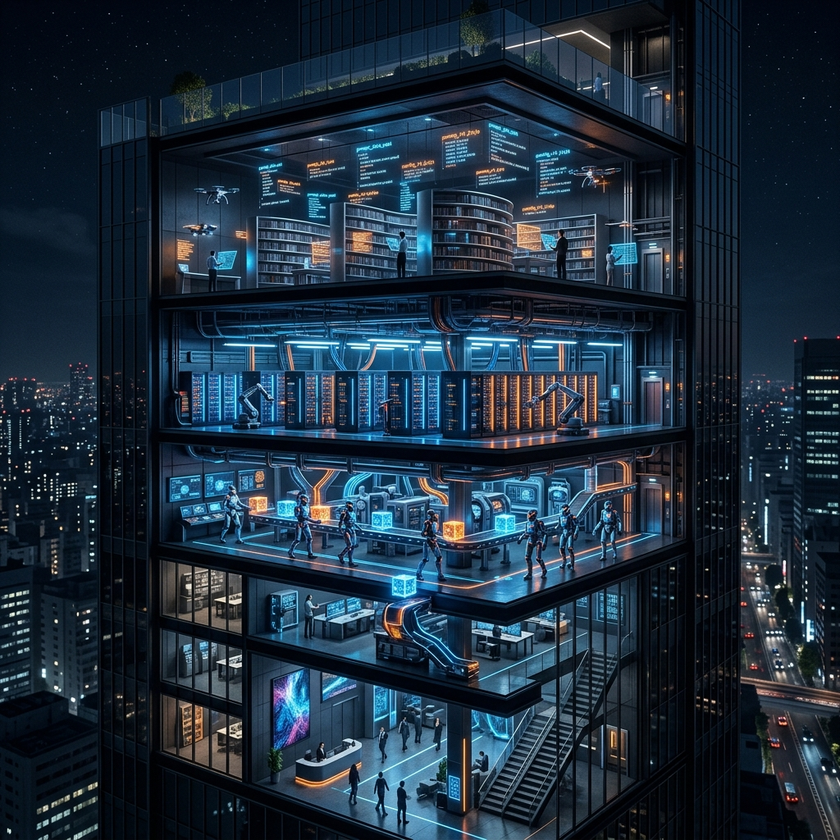
#> input picture packages/website/content/en/study/P_career/images/P/ai-startup-codebase-anatomy-hero.png, 840 x 840 px, shrunk from 1024 x 1024 before the run; its folder holds only this picture in this run
$ python vision_engine_pro.py ../../../packages/website/content/en/study/P_career/images/P/ai-startup-codebase-anatomy-hero.png out
#> lines starting #> are read from the running program, lines starting #| are printed output that depends on the picture
import os
import sys
import argparse
from PIL import Image

class VisionEnginePro:
    """
    Unified Image Processing Engine for 0xHenry's Blogging Pipeline.
    Handles watermark removal, smart cropping, and padding.
    """

    # Patterns for common AI watermarks (normalized to 1920x1080)
    GEMINI_BOTTOM_BAR_PX = 80
    NOTEBOOKLM_LOGO_REGION = (0.85, 0.85, 1.0, 1.0) # Bottom-right 15%

    def __init__(self, high_quality=True):
#> in process_file, img is the input picture: PIL image 840x840 RGB; mean R, G, B 29.5, 45.9, 61
        self.quality = 95 if high_quality else 85

    def clean_watermark(self, img, mode='unified'):
        """
        Crops out known watermark regions.
        """
#> called with mode = 'blog'
        width, height = img.size
#> width = 840; height = 840

        if mode == 'gemini':
            # Gemini typically has a bar at the bottom
            return img.crop((0, 0, width, height - self.GEMINI_BOTTOM_BAR_PX))

        elif mode == 'notebooklm':
            # NotebookLM has a logo at bottom right.
            # Often safer to crop a small slice off bottom and right
            return img.crop((0, 0, int(width * 0.98), int(height * 0.96)))

        elif mode == 'unified' or mode == 'blog':
            # Standard 'blog' crop: Remove bottom 8% and right 2% to kill most watermarks
            new_width = int(width * 0.98)
#> new_width = 823
            new_height = int(height * 0.92)
#> new_height = 772
            return img.crop((0, 0, new_width, new_height))
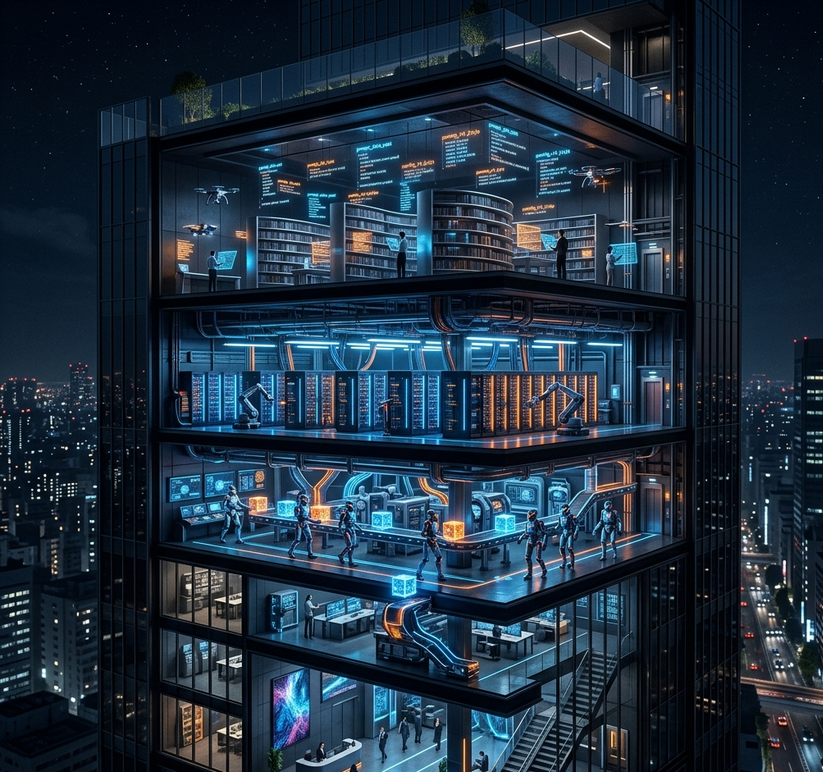
#> returned value: PIL image 823x772 RGB; mean R, G, B 30.2, 47.2, 62.8

        return img

    def add_padding(self, img, padding_px=40, color=(255, 255, 255)):
        """
        Adds a white margin around the cropped image for a premium look.
        """
#> called with padding_px = 40, color = (255, 255, 255)
        width, height = img.size
#> width = 823; height = 772
        new_width = width + (padding_px * 2)
#> new_width = 903
        new_height = height + (padding_px * 2)
#> new_height = 852

        new_img = Image.new("RGB", (new_width, new_height), color)
#> new_img: PIL image 903x852 RGB; every value is 255
        new_img.paste(img, (padding_px, padding_px))
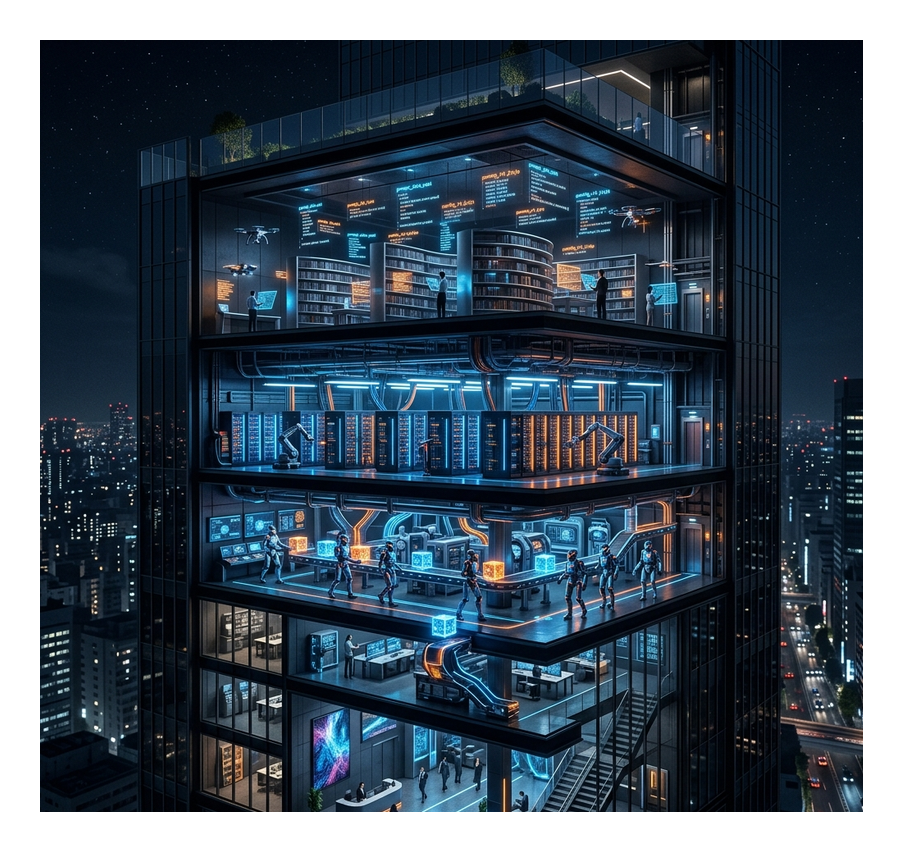
#> new_img: PIL image 903x852 RGB; mean R, G, B 69.4, 83.4, 96.3
        return new_img

    def process_file(self, input_path, output_path, mode='blog', padding=40):
        try:
            with Image.open(input_path) as img:
                # 1. Convert to RGB to avoid issues with specialized formats
                if img.mode in ("RGBA", "P"):
                    img = img.convert("RGB")

                # 2. Crop Watermarks
                cleaned = self.clean_watermark(img, mode=mode)

                # 3. Add Padding
                final = self.add_padding(cleaned, padding_px=padding)

                # 4. Save
                os.makedirs(os.path.dirname(output_path), exist_ok=True)
                final.save(output_path, "JPEG", quality=self.quality, subsampling=0)
                print(f"✅ Success: {os.path.basename(output_path)} processed.")
                return True
        except Exception as e:
            print(f"❌ Error: {str(e)}")
            return False

def main():
    parser = argparse.ArgumentParser(description="Vision Engine Pro: Advanced Image Cleaner")
    parser.add_argument("input", help="Input file or directory")
    parser.add_argument("output", help="Output file or directory")
    parser.add_argument("--mode", default="blog", help="Cleaning mode: blog, gemini, notebooklm")
    parser.add_argument("--padding", type=int, default=40, help="Pixels of white padding to add")

    args = parser.parse_args()

    engine = VisionEnginePro()

    if os.path.isfile(args.input):
        engine.process_file(args.input, args.output, mode=args.mode, padding=args.padding)
    elif os.path.isdir(args.input):
        for f in os.listdir(args.input):
            if f.lower().endswith(('.png', '.jpg', '.jpeg', '.webp')):
                inp = os.path.join(args.input, f)
                # Save as jpg in the output dir
                out = os.path.join(args.output, os.path.splitext(f)[0] + ".jpg")
                engine.process_file(inp, out, mode=args.mode, padding=args.padding)

if __name__ == "__main__":
    main()

$ run again, on packages/website/content/en/study/P_career/images/P/career-strategy-beyond-coding-hero.png
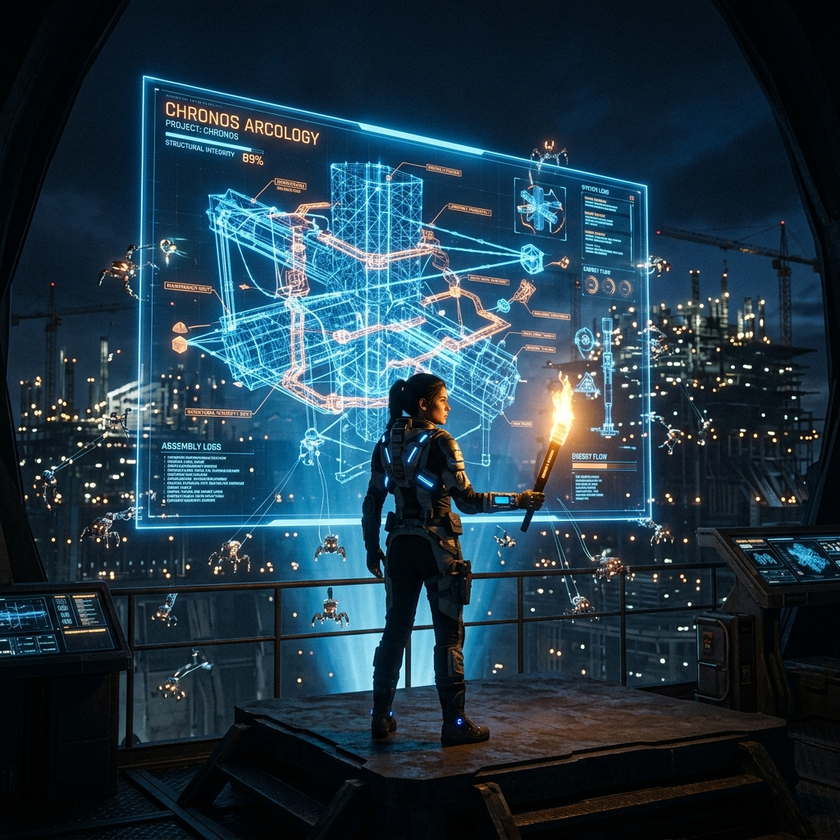
#> input picture packages/website/content/en/study/P_career/images/P/career-strategy-beyond-coding-hero.png, 840 x 840 px, shrunk from 1024 x 1024 before the run
#> in process_file, img is the input picture: PIL image 840x840 RGB; mean R, G, B 32.6, 56.2, 70.3
#> in clean_watermark, `return img.crop((0, 0, new_width, new_height))`:
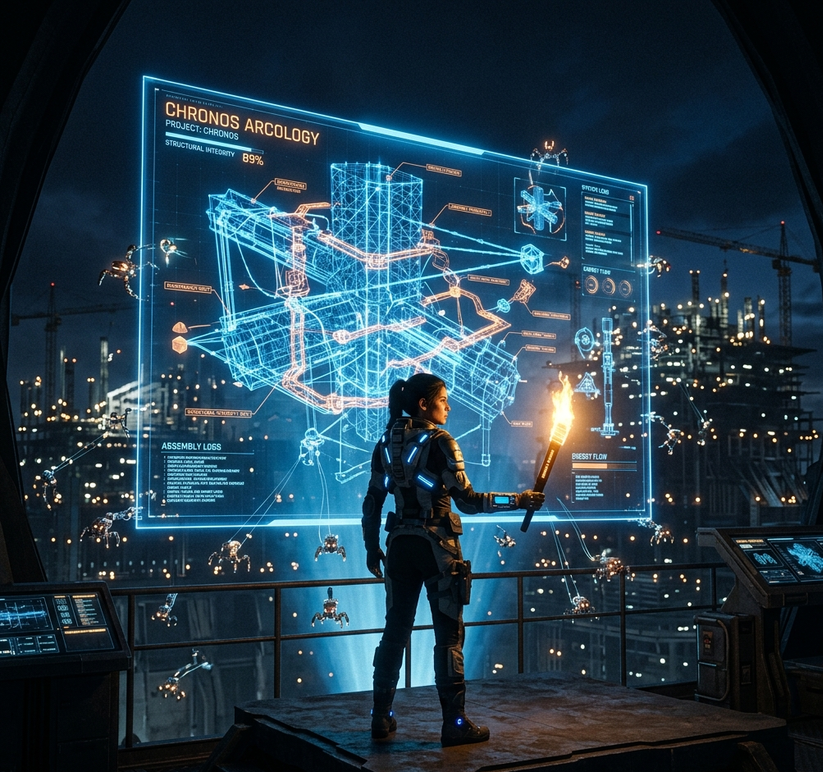
#> returned value: PIL image 823x772 RGB; mean R, G, B 35.6, 61.4, 76.8
#> in add_padding, `new_img.paste(img, (padding_px, padding_px))`:
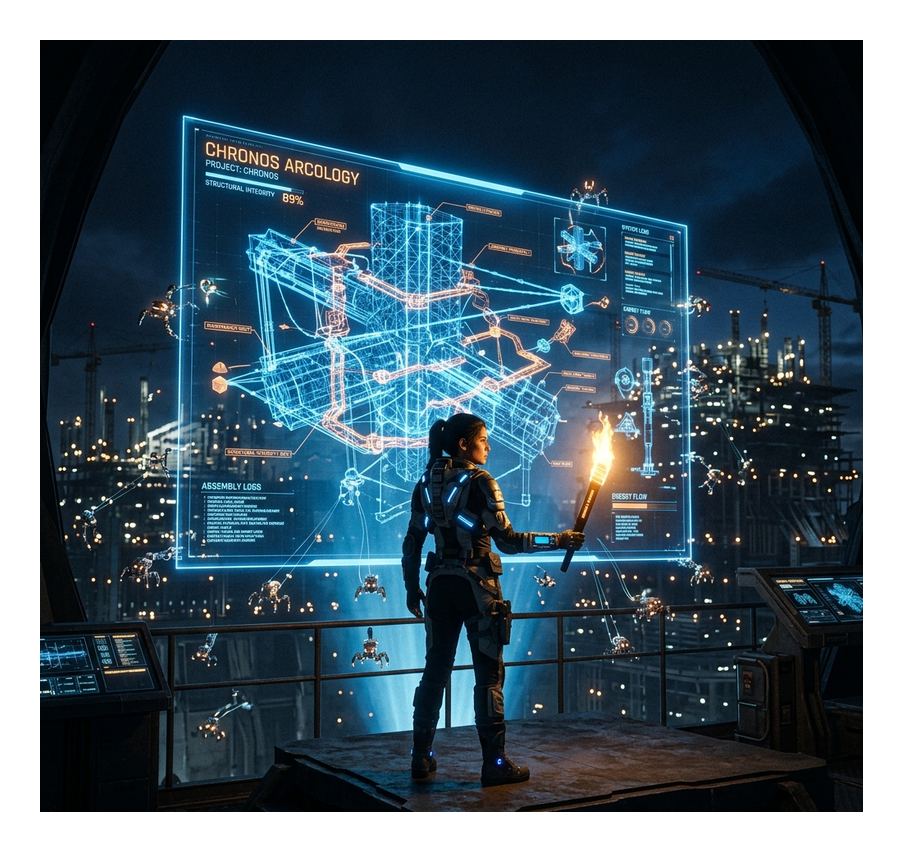
#> new_img: PIL image 903x852 RGB; mean R, G, B 73.8, 95.1, 107.9
